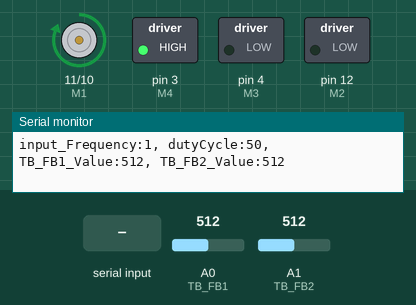
Simulated run of this sketch. Board: Arduino Uno, built with avr-gcc and run on an emulated ATmega328P. Parts: direction and speed pins drawn as motors (green arrow = direction pin HIGH = forward, orange = LOW = backward, longer = more drive), switched loads named in the sketch (green lamp = pin HIGH), the last lines printed to the serial monitor. Inputs (shaded band) come from the test bench; at power-on: A0 (TB_FB1) = 512, A1 (TB_FB2) = 512.

Above: at 1.2 s.
1.3 s: "30,150\n" received over Serial
At 1.9 s:
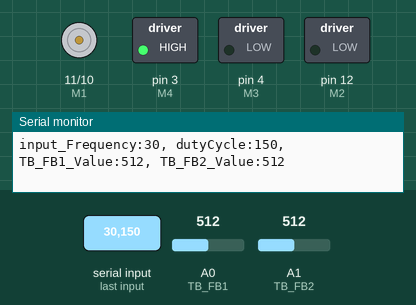
2.9 s: A0 (TB_FB1) set to 106
5.9 s: A0 (TB_FB1) set to 95
8.9 s: A1 (TB_FB2) set to 111
11.9 s: A1 (TB_FB2) set to 92
14.9 s: "90,45\n" received over Serial
At 16.2 s:
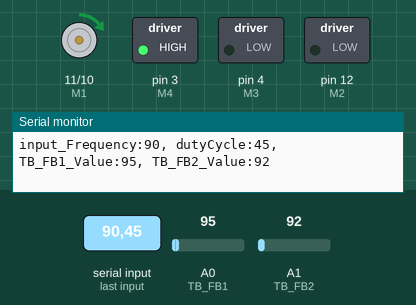
Timing chart, 0 to 17.9 s (numbered marks = the images above; inputs shaded):
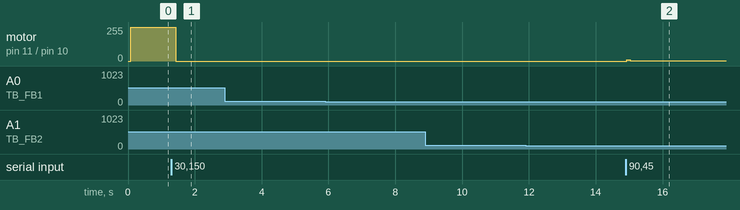

Measured:
- after the input at 1.3 s, motor on pin 11 (M1) / pin 10 (E1): forward 255/255 → stopped after 0.13 s
- after the input at 14.9 s, motor on pin 11 (M1) / pin 10 (E1): stopped → forward 9/255 at once, → forward 3/255 0.11 s later

The sketch:

TB_Calibration.ino
```cpp
#include <avr/io.h>

int E1 = 10;  // PWM pin
int M1 = 11;  // Motor driver pin
int M2 = 12;  // Motor driver pin


int E2 = 5;  // PWM pin
int M3 = 4;  // Motor driver pin
int M4 = 3;  // Motor driver pin

int TB_FB1 = A0;  // Differential input pin 1
int TB_FB2 = A1;  // Differential input pin 2

int input_Frequency = 1;  // Default frequency
int dutyCycle = 50;       // Default duty cycle (percentage)

void setup() {

  pinMode(M1, OUTPUT);
  pinMode(M2, OUTPUT);
  pinMode(M3, OUTPUT);
  pinMode(M4, OUTPUT);

  pinMode(TB_FB1, INPUT);
  pinMode(TB_FB2, INPUT);
  digitalWrite(M1, HIGH);
  digitalWrite(M2, LOW);

  digitalWrite(M3, LOW);
  digitalWrite(M4, HIGH);

  Serial.begin(9600);

  // Set up Timer 1 for phase-correct PWM with OCRA top
  // Set COM1A1 and COM1B1 to enable non-inverting PWM on pins 10 and 11
  // Set WGM13, WGM12, and WGM10 for phase-correct PWM with OCRA top
  // Set CS11 for prescaler of 8
  TCCR1A = _BV(COM1A1) | _BV(COM1B1) | _BV(WGM10);
  TCCR1B = _BV(WGM13) | _BV(CS11);

  Serial.println("Enter frequency (Hz) and duty cycle (%) separated by comma (e.g., 1000,50):");
}

void loop() {
  if (Serial.available() > 0) {
    String input = Serial.readStringUntil('\n');
    int commaIndex = input.indexOf(',');
    if (commaIndex != -1) {
      input_Frequency = input.substring(0, commaIndex).toInt();
      dutyCycle = input.substring(commaIndex + 1).toInt();
      setPWMFrequency(input_Frequency);
      Serial.println("Frequency set to " + String(input_Frequency) + " Hz");
      Serial.println("Duty cycle set to " + String(dutyCycle) + "%");
    }
  }

  int tb_fb1_value = analogRead(TB_FB1);
  int tb_fb2_value = analogRead(TB_FB2);
  Serial.print("input_Frequency:");
  Serial.print(input_Frequency);
  Serial.print(", ");
  Serial.print("dutyCycle:");
  Serial.print(dutyCycle);
  Serial.print(", ");
  Serial.print("TB_FB1_Value:");
  Serial.print(tb_fb1_value);
  Serial.print(", ");
  Serial.print("TB_FB2_Value:");
  Serial.println(tb_fb2_value);


  analogWrite(E1, map(dutyCycle, 0, 100, 0, 255));


  //delay(500);  // Adjust delay as needed
}

void setPWMFrequency(int frequency) {
  OCR1A = (16000000 / (2 * 8 * frequency)) - 1;
}
```
